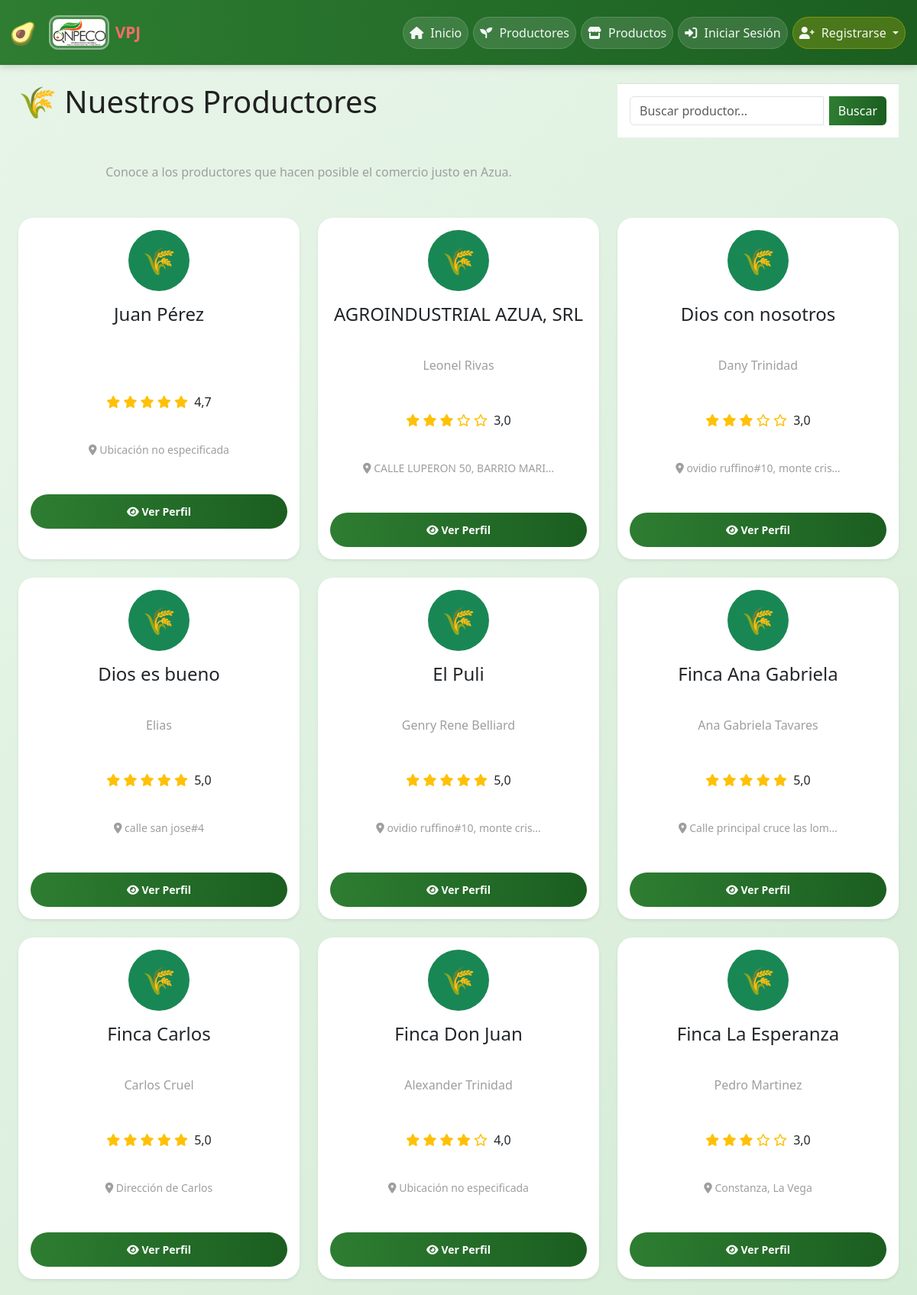
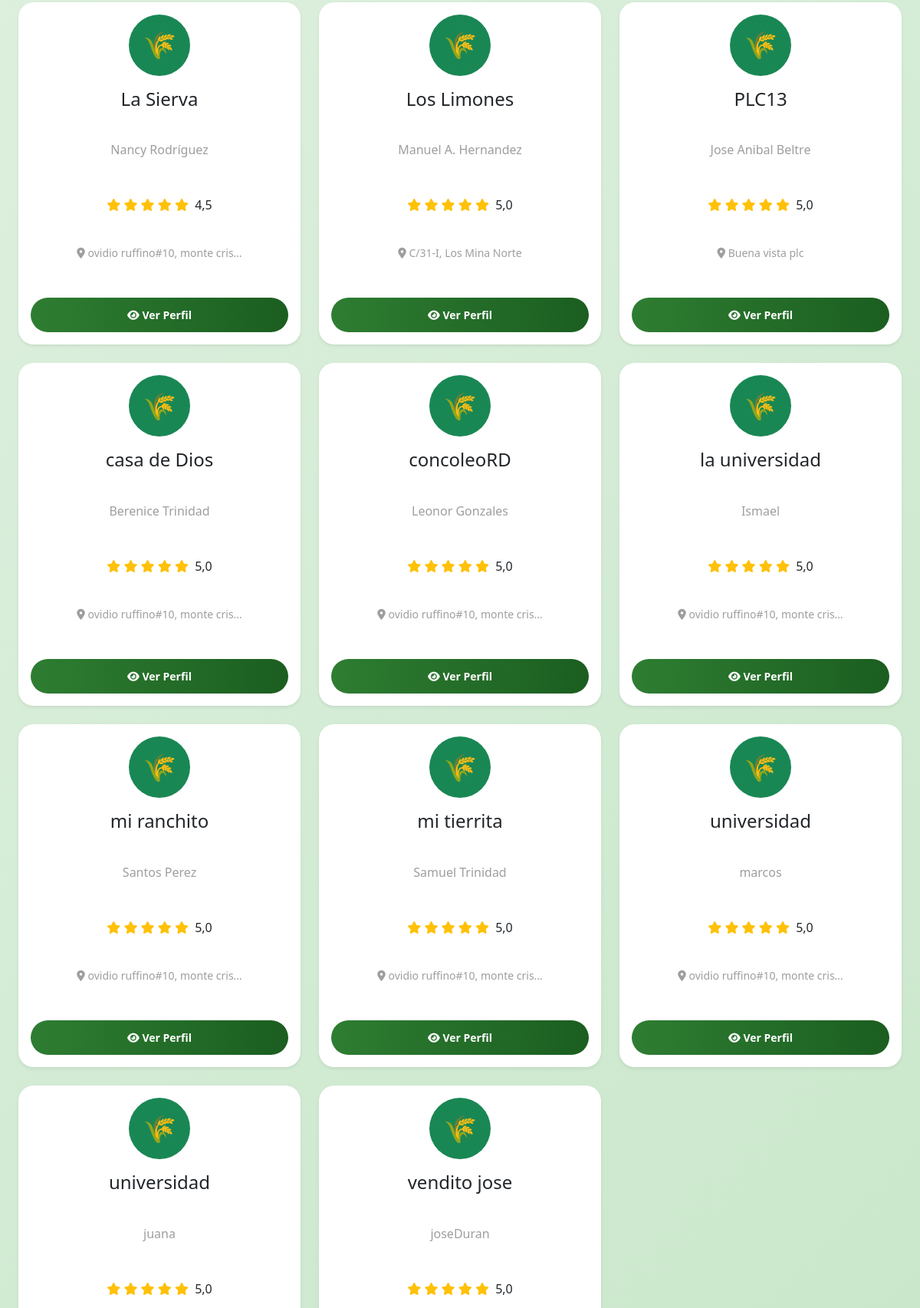
Screenshot of /users/productores/ (upper part) with the database file from the repository (2 pictures, top to bottom).
### apps/users/models.py (models this page shows, shortened)
class User(AbstractUser):
    ROLES = (
        ('productor', 'Productor'),
        ('consumidor', 'Consumidor'),
        ('suplidor', 'Suplidor'),
        ('regulador', 'Regulador'),
        ('acopio', 'Centro de Acopio'),
    )
    NIVELES_REPUTACION = (
        ('excelente', '🌟 Excelente - Productor ejemplar'),
        ('bueno', '👍 Bueno - Cumple con lo pactado'),
        ('regular', '⚠️ Regular - Presenta quejas ocasionales'),
        ('malo', '👎 Malo - Múltiples quejas justificadas'),
        ('critico', '🚨 Crítico - Riesgo para consumidores'),
    )
    role = models.CharField(
        max_length=20,
        choices=ROLES,
        default='consumidor',
        help_text="Rol del usuario en el sistema VPJ"
    )
    phone = models.CharField(
        max_length=15,
        blank=True,
        null=True,
        help_text="Número de teléfono del usuario"
    )
    address = models.TextField(
        blank=True,
        null=True,
        help_text="Dirección física del usuario o negocio"
    )
    business_name = models.CharField(
        max_length=100,
        blank=True,
        null=True,
        help_text="Nombre del negocio o finca (para productores/suplidores)"
    )
    is_approved = models.BooleanField(
        default=False,
        help_text="Indica si el productor/suplidor ha sido aprobado por ONPECO"
    )
    is_profile_public = models.BooleanField(
        default=True,
        help_text="Si es True, el perfil público es visible para todos. Si es False, solo el productor y ONPECO pueden verlo."
    )
    reputacion_actual = models.CharField(
        max_length=20,
        choices=NIVELES_REPUTACION,
        default='bueno',
        blank=True,
        null=True,
        help_text="Nivel de reputación asignado por ONPECO"
    )
    must_change_password = models.BooleanField(
        default=False,
        help_text="Indica si el usuario debe cambiar su contraseña al iniciar sesión (contraseña temporal)"
    )
    def get_full_name(self):
        if self.first_name and self.last_name:
            return f"{self.first_name} {self.last_name}"
        elif self.first_name:
            return self.first_name
        elif self.last_name:
            return self.last_name
        return self.username  # Si no tiene nombre, muestra la cédula

### apps/users/views.py (the view, shortened to what this page needs)
# urls.py: path('productores/', views.lista_productores_publicos, name='lista_productores_publicos'),
def lista_productores_publicos(request):
    from apps.reviews.models import Review
    from django.db.models import Avg
    productores = User.objects.filter(
        role='productor',
        is_approved=True,
        is_profile_public=True
    ).order_by('business_name')
    query = request.GET.get('q', '')
    for productor in productores:
        promedio = Review.objects.filter(productor=productor).aggregate(avg=Avg('rating'))['avg']
        productor.promedio_calificacion = round(promedio, 1) if promedio else 5.0
    context = {
        'productores': productores,
        'query': query,
        'total_productores': productores.count(),
    }
    return render(request, 'users/lista_productores_publicos.html', context)

### apps/chat/context_processors.py (called while the page is built)
def chat_notifications(request):
    if request.user.is_authenticated:
        unread_count = ChatMessage.get_unread_count_for_user(request.user)
        return {
            'chat_unread_count': unread_count,
        }
    return {
        'chat_unread_count': 0,
    }

### templates/users/lista_productores_publicos.html (shortened to what this page needs)
{% extends 'base/base.html' %}
{% load static %}
{% block content %}
<div class="container mt-4 mb-5">
    <div class="row">
        <div class="col-md-8">
            <h1 class="mb-4">🌾 Nuestros Productores</h1>
            <p class="text-muted">Conoce a los productores que hacen posible el comercio justo en Azua.</p>
        </div>
        <div class="col-md-4">
            <form method="GET" class="mb-4">
                <div class="input-group">
                    <input type="text" name="q" class="form-control" placeholder="Buscar productor..." value="{{ query }}">
                    <button class="btn btn-success" type="submit">Buscar</button>
                </div>
            </form>
        </div>
    </div>
    {% if productores %}
        <div class="row">
            {% for productor in productores %}
                <div class="col-md-4 mb-4">
                    <div class="card h-100 shadow-sm">
                        <div class="card-body text-center">
                            <div class="rounded-circle bg-success d-inline-flex align-items-center justify-content-center mb-3" style="width: 80px; height: 80px;">
                                <span style="font-size: 35px; color: white;">🌾</span>
                            </div>
                            <h4 class="card-title">
                                {{ productor.business_name|default:productor.get_full_name }}
                            </h4>
                            <p class="text-muted">
                                {% if productor.business_name %}
                                    {{ productor.get_full_name }}
                                {% endif %}
                            </p>
                            <div class="mb-2">
                                {% with rating=productor.promedio_calificacion|floatformat:0 %}
                                    {% for i in "12345"|make_list %}
                                        {% if forloop.counter <= rating|add:"0" %}
                                            <i class="fas fa-star text-warning"></i>
                                        {% else %}
                                            <i class="far fa-star text-warning"></i>
                                        {% endif %}
                                    {% endfor %}
                                {% endwith %}
                                <span class="ms-1">{{ productor.promedio_calificacion|floatformat:1 }}</span>
                            </div>
                            <p class="small text-muted">
                                <i class="fas fa-map-marker-alt"></i> {{ productor.address|default:"Ubicación no especificada"|truncatechars:30 }}
                            </p>
                            <a href="{% url 'users:perfil_publico_productor' productor.id %}" class="btn btn-success btn-sm w-100">
                                <i class="fas fa-eye"></i> Ver Perfil
                            </a>
                        </div>
                    </div>
                </div>
            {% endfor %}
        </div>
    {% else %}
        <div class="alert alert-info text-center py-5">
            <i class="fas fa-seedling fa-3x mb-3"></i>
            <h4>No hay productores disponibles</h4>
            <p>Pronto más productores se unirán a VPJ - Venta Precio Justo.</p>
        </div>
    {% endif %}
</div>
<link rel="stylesheet" href="https://cdnjs.cloudflare.com/ajax/libs/font-awesome/6.0.0-beta3/css/all.min.css">
{% endblock %}

### static/css/style.css (style rules this page uses)
:root { --color-primary: #2e7d32; --color-primary-dark: #1b5e20; --color-primary-light: #4caf50; --color-secondary: #ff9800; --color-success: #4caf50; --color-danger: #f44336; --color-warning: #ffc107; --color-info: #2196f3; --color-white: #ffffff; --color-gray-100: #f5f5f5; --color-gray-200: #eeeeee; --color-gray-300: #e0e0e0; --color-gray-400: #bdbdbd; --color-gray-500: #9e9e9e; --color-gray-600: #757575; --color-gray-700: #616161; --color-gray-800: #424242; --color-gray-900: #212121; --shadow-sm: 0 2px 4px rgba(0,0,0,0.1); --shadow-md: 0 4px 8px rgba(0,0,0,0.12); --shadow-lg: 0 8px 16px rgba(0,0,0,0.15); --border-radius: 12px; --border-radius-sm: 8px; }
* { margin: 0; padding: 0; box-sizing: border-box; }
body { font-family: 'Segoe UI', Tahoma, Geneva, Verdana, sans-serif; background: linear-gradient(135deg, #e8f5e9 0%, #c8e6c9 100%); min-height: 100vh; color: var(--color-gray-900); }
.container { max-width: 1200px; margin: 0 auto; }
.card { border: none; border-radius: var(--border-radius); box-shadow: var(--shadow-lg); overflow: hidden; background: var(--color-white); }
.input-group { padding: 1rem; background: var(--color-white); border-top: 1px solid var(--color-gray-300); gap: 0.5rem; }
.text-muted { color: var(--color-gray-500) !important; text-align: center; padding: 2rem; }
.btn-success { background: linear-gradient(90deg, var(--color-primary) 0%, var(--color-primary-dark) 100%); border: none; transition: all 0.3s ease; }

### templates/base/base.html (style rules this page uses)
.card .btn { border-radius: 30px; padding: 12px 28px; font-weight: 600; transition: all 0.3s ease; }
.card { border-radius: 20px; border: none; box-shadow: 0 4px 20px rgba(0, 0, 0, 0.06); transition: all 0.3s ease; }

### rows the page displays
User: business_name "Juan Pérez", promedio_calificacion "4,7", address "Ubicación no especificada"
User: business_name "AGROINDUSTRIAL AZUA, SRL", get_full_name "Leonel Rivas", promedio_calificacion "3,0", address "CALLE LUPERON 50, BARRIO MARI…"
User: business_name "Dios con nosotros", get_full_name "Dany Trinidad", promedio_calificacion "3,0", address "ovidio ruffino#10, monte cris…"
User: business_name "Dios es bueno", get_full_name "Elias", promedio_calificacion "5,0", address "calle san jose#4"
User: business_name "El Puli", get_full_name "Genry Rene Belliard", promedio_calificacion "5,0", address "ovidio ruffino#10, monte cris…"
User: business_name "Finca Ana Gabriela", get_full_name "Ana Gabriela Tavares", promedio_calificacion "5,0", address "Calle principal cruce las lom…"
User: business_name "Finca Carlos", get_full_name "Carlos Cruel", promedio_calificacion "5,0", address "Dirección de Carlos"
User: business_name "Finca Don Juan", get_full_name "Alexander Trinidad", promedio_calificacion "4,0", address "Ubicación no especificada"
User: business_name "Finca La Esperanza", get_full_name "Pedro Martinez", promedio_calificacion "3,0", address "Constanza, La Vega"
User: business_name "La Sierva", get_full_name "Nancy Rodríguez", promedio_calificacion "4,5", address "ovidio ruffino#10, monte cris…"
User: business_name "Los Limones", get_full_name "Manuel A. Hernandez", promedio_calificacion "5,0", address "C/31-I, Los Mina Norte"
User: business_name "PLC13", get_full_name "Jose Anibal Beltre", promedio_calificacion "5,0", address "Buena vista plc"
User: business_name "casa de Dios", get_full_name "Berenice Trinidad", promedio_calificacion "5,0", address "ovidio ruffino#10, monte cris…"
User: business_name "concoleoRD", get_full_name "Leonor Gonzales", promedio_calificacion "5,0", address "ovidio ruffino#10, monte cris…"
User: business_name "la universidad", get_full_name "Ismael", promedio_calificacion "5,0", address "ovidio ruffino#10, monte cris…"
User: business_name "mi ranchito", get_full_name "Santos Perez", promedio_calificacion "5,0", address "ovidio ruffino#10, monte cris…"
User: business_name "mi tierrita", get_full_name "Samuel Trinidad", promedio_calificacion "5,0", address "ovidio ruffino#10, monte cris…"
User: business_name "universidad", get_full_name "marcos", promedio_calificacion "5,0", address "ovidio ruffino#10, monte cris…"
User: business_name "universidad", get_full_name "juana", promedio_calificacion "5,0"
User: business_name "vendito jose", get_full_name "joseDuran", promedio_calificacion "5,0"
